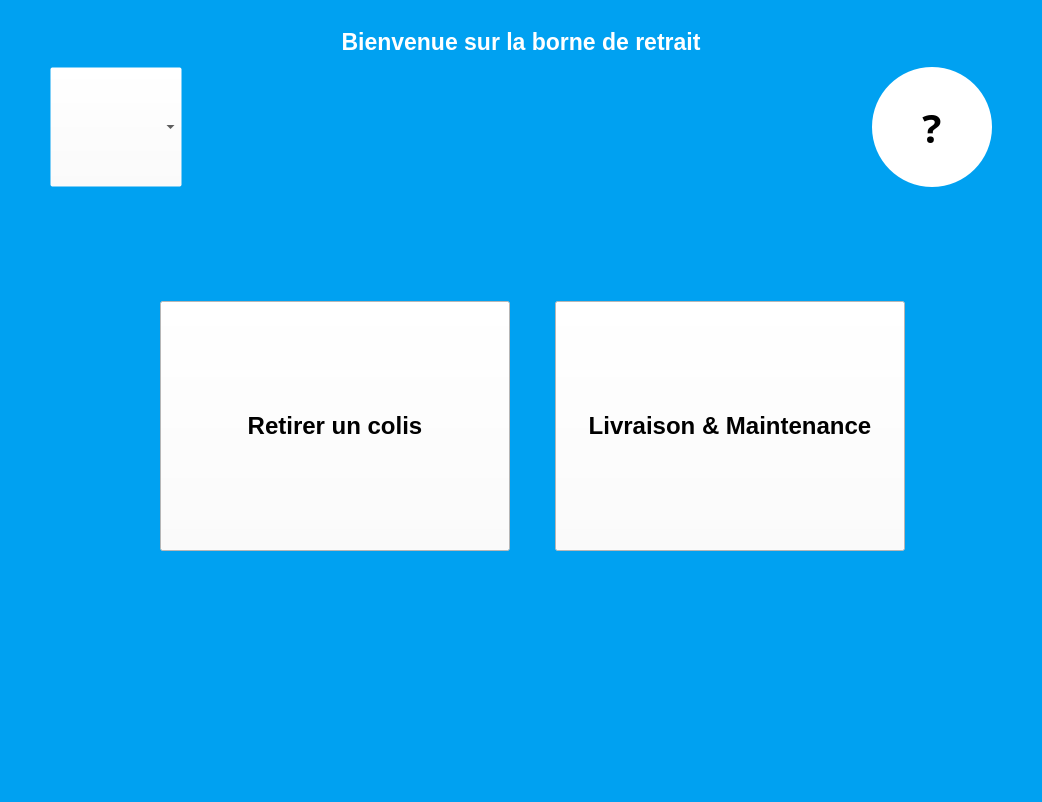
<?xml version="1.0" encoding="UTF-8"?>
<ui version="4.0">
 <class>ConsoleWindows</class>
 <widget class="QMainWindow" name="ConsoleWindows">
  <property name="windowModality">
   <enum>Qt::NonModal</enum>
  </property>
  <property name="geometry">
   <rect>
    <x>0</x>
    <y>0</y>
    <width>1039</width>
    <height>802</height>
   </rect>
  </property>
  <property name="minimumSize">
   <size>
    <width>0</width>
    <height>802</height>
   </size>
  </property>
  <property name="windowTitle">
   <string>Locker Control</string>
  </property>
  <property name="windowIcon">
   <iconset resource="Src.qrc">
    <normaloff>:/flags/Images/logibag.png</normaloff>:/flags/Images/logibag.png</iconset>
  </property>
  <property name="styleSheet">
   <string notr="true">background-color: rgb(0, 161, 241);
color: rgb(0, 0, 0);</string>
  </property>
  <widget class="QWidget" name="centralWidget">
   <layout class="QGridLayout" name="gridLayout_2">
    <item row="0" column="0">
     <widget class="QStackedWidget" name="stackedWidget">
      <property name="styleSheet">
       <string notr="true"/>
      </property>
      <property name="frameShape">
       <enum>QFrame::NoFrame</enum>
      </property>
      <property name="frameShadow">
       <enum>QFrame::Plain</enum>
      </property>
      <property name="currentIndex">
       <number>0</number>
      </property>
      <widget class="QWidget" name="P_Home">
       <layout class="QGridLayout" name="gridLayout">
        <item row="0" column="0">
         <layout class="QVBoxLayout" name="verticalLayout">
          <property name="spacing">
           <number>5</number>
          </property>
          <property name="margin">
           <number>5</number>
          </property>
          <item>
           <widget class="QLabel" name="label">
            <property name="minimumSize">
             <size>
              <width>0</width>
              <height>30</height>
             </size>
            </property>
            <property name="font">
             <font>
              <pointsize>17</pointsize>
              <weight>75</weight>
              <bold>true</bold>
             </font>
            </property>
            <property name="styleSheet">
             <string notr="true">color: rgb(255, 255, 255);</string>
            </property>
            <property name="text">
             <string>Bienvenue sur la borne de retrait</string>
            </property>
            <property name="alignment">
             <set>Qt::AlignCenter</set>
            </property>
           </widget>
          </item>
          <item>
           <layout class="QHBoxLayout" name="horizontalLayout_2">
            <property name="spacing">
             <number>5</number>
            </property>
            <property name="margin">
             <number>5</number>
            </property>
            <item>
             <spacer name="horizontalSpacer_2">
              <property name="orientation">
               <enum>Qt::Horizontal</enum>
              </property>
              <property name="sizeType">
               <enum>QSizePolicy::Fixed</enum>
              </property>
              <property name="sizeHint" stdset="0">
               <size>
                <width>18</width>
                <height>20</height>
               </size>
              </property>
             </spacer>
            </item>
            <item>
             <widget class="QComboBox" name="comboBox">
              <property name="sizePolicy">
               <sizepolicy hsizetype="Preferred" vsizetype="Fixed">
                <horstretch>0</horstretch>
                <verstretch>0</verstretch>
               </sizepolicy>
              </property>
              <property name="minimumSize">
               <size>
                <width>132</width>
                <height>120</height>
               </size>
              </property>
              <property name="maximumSize">
               <size>
                <width>132</width>
                <height>120</height>
               </size>
              </property>
              <property name="sizeIncrement">
               <size>
                <width>0</width>
                <height>80</height>
               </size>
              </property>
              <property name="baseSize">
               <size>
                <width>0</width>
                <height>80</height>
               </size>
              </property>
              <property name="font">
               <font>
                <pointsize>18</pointsize>
                <weight>75</weight>
                <bold>true</bold>
               </font>
              </property>
              <property name="layoutDirection">
               <enum>Qt::LeftToRight</enum>
              </property>
              <property name="styleSheet">
               <string notr="true">QComboBox {
	background-color: rgba(255, 255, 255, 0);
	border-color: rgba(255, 255, 255, 0);
}

QComboBox QListView{
		border:1px;
	    border-color: rgb(255, 255, 255);
		background-color: rgb(255, 255, 255);
		selection-background-color: rgb(146, 150, 158);
		min-width: 300px;
}</string>
              </property>
              <property name="currentIndex">
               <number>-1</number>
              </property>
              <property name="maxVisibleItems">
               <number>10</number>
              </property>
              <property name="insertPolicy">
               <enum>QComboBox::InsertBeforeCurrent</enum>
              </property>
              <property name="sizeAdjustPolicy">
               <enum>QComboBox::AdjustToMinimumContentsLength</enum>
              </property>
              <property name="minimumContentsLength">
               <number>1</number>
              </property>
              <property name="iconSize">
               <size>
                <width>120</width>
                <height>120</height>
               </size>
              </property>
              <property name="modelColumn">
               <number>0</number>
              </property>
             </widget>
            </item>
            <item>
             <spacer name="horizontalSpacer">
              <property name="orientation">
               <enum>Qt::Horizontal</enum>
              </property>
              <property name="sizeType">
               <enum>QSizePolicy::Expanding</enum>
              </property>
              <property name="sizeHint" stdset="0">
               <size>
                <width>768</width>
                <height>20</height>
               </size>
              </property>
             </spacer>
            </item>
            <item>
             <widget class="QToolButton" name="B_Help">
              <property name="sizePolicy">
               <sizepolicy hsizetype="Expanding" vsizetype="Expanding">
                <horstretch>0</horstretch>
                <verstretch>0</verstretch>
               </sizepolicy>
              </property>
              <property name="palette">
               <palette>
                <active>
                 <colorrole role="WindowText">
                  <brush brushstyle="SolidPattern">
                   <color alpha="255">
                    <red>0</red>
                    <green>0</green>
                    <blue>0</blue>
                   </color>
                  </brush>
                 </colorrole>
                 <colorrole role="Button">
                  <brush brushstyle="SolidPattern">
                   <color alpha="255">
                    <red>255</red>
                    <green>255</green>
                    <blue>255</blue>
                   </color>
                  </brush>
                 </colorrole>
                 <colorrole role="Text">
                  <brush brushstyle="SolidPattern">
                   <color alpha="255">
                    <red>0</red>
                    <green>0</green>
                    <blue>0</blue>
                   </color>
                  </brush>
                 </colorrole>
                 <colorrole role="ButtonText">
                  <brush brushstyle="SolidPattern">
                   <color alpha="255">
                    <red>0</red>
                    <green>0</green>
                    <blue>0</blue>
                   </color>
                  </brush>
                 </colorrole>
                 <colorrole role="Base">
                  <brush brushstyle="SolidPattern">
                   <color alpha="255">
                    <red>255</red>
                    <green>255</green>
                    <blue>255</blue>
                   </color>
                  </brush>
                 </colorrole>
                 <colorrole role="Window">
                  <brush brushstyle="SolidPattern">
                   <color alpha="255">
                    <red>255</red>
                    <green>255</green>
                    <blue>255</blue>
                   </color>
                  </brush>
                 </colorrole>
                </active>
                <inactive>
                 <colorrole role="WindowText">
                  <brush brushstyle="SolidPattern">
                   <color alpha="255">
                    <red>0</red>
                    <green>0</green>
                    <blue>0</blue>
                   </color>
                  </brush>
                 </colorrole>
                 <colorrole role="Button">
                  <brush brushstyle="SolidPattern">
                   <color alpha="255">
                    <red>255</red>
                    <green>255</green>
                    <blue>255</blue>
                   </color>
                  </brush>
                 </colorrole>
                 <colorrole role="Text">
                  <brush brushstyle="SolidPattern">
                   <color alpha="255">
                    <red>0</red>
                    <green>0</green>
                    <blue>0</blue>
                   </color>
                  </brush>
                 </colorrole>
                 <colorrole role="ButtonText">
                  <brush brushstyle="SolidPattern">
                   <color alpha="255">
                    <red>0</red>
                    <green>0</green>
                    <blue>0</blue>
                   </color>
                  </brush>
                 </colorrole>
                 <colorrole role="Base">
                  <brush brushstyle="SolidPattern">
                   <color alpha="255">
                    <red>255</red>
                    <green>255</green>
                    <blue>255</blue>
                   </color>
                  </brush>
                 </colorrole>
                 <colorrole role="Window">
                  <brush brushstyle="SolidPattern">
                   <color alpha="255">
                    <red>255</red>
                    <green>255</green>
                    <blue>255</blue>
                   </color>
                  </brush>
                 </colorrole>
                </inactive>
                <disabled>
                 <colorrole role="WindowText">
                  <brush brushstyle="SolidPattern">
                   <color alpha="255">
                    <red>0</red>
                    <green>0</green>
                    <blue>0</blue>
                   </color>
                  </brush>
                 </colorrole>
                 <colorrole role="Button">
                  <brush brushstyle="SolidPattern">
                   <color alpha="255">
                    <red>255</red>
                    <green>255</green>
                    <blue>255</blue>
                   </color>
                  </brush>
                 </colorrole>
                 <colorrole role="Text">
                  <brush brushstyle="SolidPattern">
                   <color alpha="255">
                    <red>0</red>
                    <green>0</green>
                    <blue>0</blue>
                   </color>
                  </brush>
                 </colorrole>
                 <colorrole role="ButtonText">
                  <brush brushstyle="SolidPattern">
                   <color alpha="255">
                    <red>0</red>
                    <green>0</green>
                    <blue>0</blue>
                   </color>
                  </brush>
                 </colorrole>
                 <colorrole role="Base">
                  <brush brushstyle="SolidPattern">
                   <color alpha="255">
                    <red>255</red>
                    <green>255</green>
                    <blue>255</blue>
                   </color>
                  </brush>
                 </colorrole>
                 <colorrole role="Window">
                  <brush brushstyle="SolidPattern">
                   <color alpha="255">
                    <red>255</red>
                    <green>255</green>
                    <blue>255</blue>
                   </color>
                  </brush>
                 </colorrole>
                </disabled>
               </palette>
              </property>
              <property name="font">
               <font>
                <family>Droid Sans Georgian</family>
                <pointsize>30</pointsize>
                <weight>75</weight>
                <bold>true</bold>
               </font>
              </property>
              <property name="focusPolicy">
               <enum>Qt::TabFocus</enum>
              </property>
              <property name="styleSheet">
               <string notr="true">QToolButton{
background-color: rgb(255, 255, 255);
border-width:1px;
border-radius:60px;
max-width:120px;
max-height:120px;
min-width:120px;
min-height:120px;
}

QToolButton:pressed{ 
	background-color: rgb(222, 222, 222);
}</string>
              </property>
              <property name="text">
               <string>?</string>
              </property>
              <property name="popupMode">
               <enum>QToolButton::DelayedPopup</enum>
              </property>
              <property name="toolButtonStyle">
               <enum>Qt::ToolButtonIconOnly</enum>
              </property>
              <property name="autoRaise">
               <bool>false</bool>
              </property>
             </widget>
            </item>
            <item>
             <spacer name="horizontalSpacer_7">
              <property name="orientation">
               <enum>Qt::Horizontal</enum>
              </property>
              <property name="sizeType">
               <enum>QSizePolicy::Fixed</enum>
              </property>
              <property name="sizeHint" stdset="0">
               <size>
                <width>18</width>
                <height>20</height>
               </size>
              </property>
             </spacer>
            </item>
           </layout>
          </item>
          <item>
           <spacer name="verticalSpacer_2">
            <property name="orientation">
             <enum>Qt::Vertical</enum>
            </property>
            <property name="sizeType">
             <enum>QSizePolicy::MinimumExpanding</enum>
            </property>
            <property name="sizeHint" stdset="0">
             <size>
              <width>20</width>
              <height>80</height>
             </size>
            </property>
           </spacer>
          </item>
          <item>
           <layout class="QHBoxLayout" name="horizontalLayout">
            <property name="spacing">
             <number>5</number>
            </property>
            <property name="margin">
             <number>5</number>
            </property>
            <item>
             <spacer name="horizontalSpacer_3">
              <property name="orientation">
               <enum>Qt::Horizontal</enum>
              </property>
              <property name="sizeType">
               <enum>QSizePolicy::MinimumExpanding</enum>
              </property>
              <property name="sizeHint" stdset="0">
               <size>
                <width>118</width>
                <height>20</height>
               </size>
              </property>
             </spacer>
            </item>
            <item>
             <spacer name="horizontalSpacer_5">
              <property name="orientation">
               <enum>Qt::Horizontal</enum>
              </property>
              <property name="sizeType">
               <enum>QSizePolicy::Fixed</enum>
              </property>
              <property name="sizeHint" stdset="0">
               <size>
                <width>10</width>
                <height>20</height>
               </size>
              </property>
             </spacer>
            </item>
            <item>
             <widget class="QToolButton" name="B_TakePackage">
              <property name="minimumSize">
               <size>
                <width>350</width>
                <height>250</height>
               </size>
              </property>
              <property name="maximumSize">
               <size>
                <width>350</width>
                <height>250</height>
               </size>
              </property>
              <property name="font">
               <font>
                <pointsize>18</pointsize>
                <weight>75</weight>
                <bold>true</bold>
               </font>
              </property>
              <property name="layoutDirection">
               <enum>Qt::LeftToRight</enum>
              </property>
              <property name="styleSheet">
               <string notr="true">QToolButton{
 background-color: rgb(255, 255, 255);
}

QToolButton:pressed{ 
	background-color: rgb(222, 222, 222);
}</string>
              </property>
              <property name="text">
               <string>Retirer un colis</string>
              </property>
              <property name="icon">
               <iconset resource="Src.qrc">
                <normaloff>:/ImgList/Package</normaloff>:/ImgList/Package</iconset>
              </property>
              <property name="iconSize">
               <size>
                <width>150</width>
                <height>150</height>
               </size>
              </property>
              <property name="toolButtonStyle">
               <enum>Qt::ToolButtonTextUnderIcon</enum>
              </property>
             </widget>
            </item>
            <item>
             <spacer name="spacedelivrery">
              <property name="orientation">
               <enum>Qt::Horizontal</enum>
              </property>
              <property name="sizeType">
               <enum>QSizePolicy::Fixed</enum>
              </property>
              <property name="sizeHint" stdset="0">
               <size>
                <width>40</width>
                <height>20</height>
               </size>
              </property>
             </spacer>
            </item>
            <item>
             <widget class="QToolButton" name="B_DeliveryAndMaintenace">
              <property name="minimumSize">
               <size>
                <width>350</width>
                <height>250</height>
               </size>
              </property>
              <property name="maximumSize">
               <size>
                <width>350</width>
                <height>250</height>
               </size>
              </property>
              <property name="font">
               <font>
                <pointsize>18</pointsize>
                <weight>75</weight>
                <bold>true</bold>
               </font>
              </property>
              <property name="layoutDirection">
               <enum>Qt::LeftToRight</enum>
              </property>
              <property name="styleSheet">
               <string notr="true">QToolButton{
 background-color: rgb(255, 255, 255);
}

QToolButton:pressed{ 
	background-color: rgb(222, 222, 222);
}

QToolTip{
	position:right-center;
	border:1px white;	
	border-radius:0px;
    min-width:350;
	max-width:450;
	font : 15pt;
	min-height:150;
	max-height:150;
	background-color: rgb(114, 114, 114);
	color: rgb(255, 255, 255);
	    	
}</string>
              </property>
              <property name="text">
               <string>Livraison &amp;&amp; Maintenance</string>
              </property>
              <property name="icon">
               <iconset resource="Src.qrc">
                <normaloff>:/ImgList/Man</normaloff>:/ImgList/Man</iconset>
              </property>
              <property name="iconSize">
               <size>
                <width>150</width>
                <height>150</height>
               </size>
              </property>
              <property name="checkable">
               <bool>false</bool>
              </property>
              <property name="autoRepeatDelay">
               <number>300</number>
              </property>
              <property name="autoRepeatInterval">
               <number>100</number>
              </property>
              <property name="toolButtonStyle">
               <enum>Qt::ToolButtonTextUnderIcon</enum>
              </property>
              <property name="autoRaise">
               <bool>false</bool>
              </property>
             </widget>
            </item>
            <item>
             <spacer name="horizontalSpacer_6">
              <property name="orientation">
               <enum>Qt::Horizontal</enum>
              </property>
              <property name="sizeType">
               <enum>QSizePolicy::Fixed</enum>
              </property>
              <property name="sizeHint" stdset="0">
               <size>
                <width>10</width>
                <height>20</height>
               </size>
              </property>
             </spacer>
            </item>
            <item>
             <spacer name="horizontalSpacer_4">
              <property name="orientation">
               <enum>Qt::Horizontal</enum>
              </property>
              <property name="sizeType">
               <enum>QSizePolicy::MinimumExpanding</enum>
              </property>
              <property name="sizeHint" stdset="0">
               <size>
                <width>95</width>
                <height>20</height>
               </size>
              </property>
             </spacer>
            </item>
           </layout>
          </item>
          <item>
           <spacer name="verticalSpacer">
            <property name="orientation">
             <enum>Qt::Vertical</enum>
            </property>
            <property name="sizeType">
             <enum>QSizePolicy::MinimumExpanding</enum>
            </property>
            <property name="sizeHint" stdset="0">
             <size>
              <width>20</width>
              <height>80</height>
             </size>
            </property>
           </spacer>
          </item>
          <item>
           <spacer name="verticalSpacer_3">
            <property name="orientation">
             <enum>Qt::Vertical</enum>
            </property>
            <property name="sizeType">
             <enum>QSizePolicy::Fixed</enum>
            </property>
            <property name="sizeHint" stdset="0">
             <size>
              <width>20</width>
              <height>120</height>
             </size>
            </property>
           </spacer>
          </item>
         </layout>
        </item>
       </layout>
      </widget>
     </widget>
    </item>
   </layout>
  </widget>
 </widget>
 <layoutdefault spacing="6" margin="11"/>
 <resources>
  <include location="Src.qrc"/>
 </resources>
 <connections/>
</ui>
